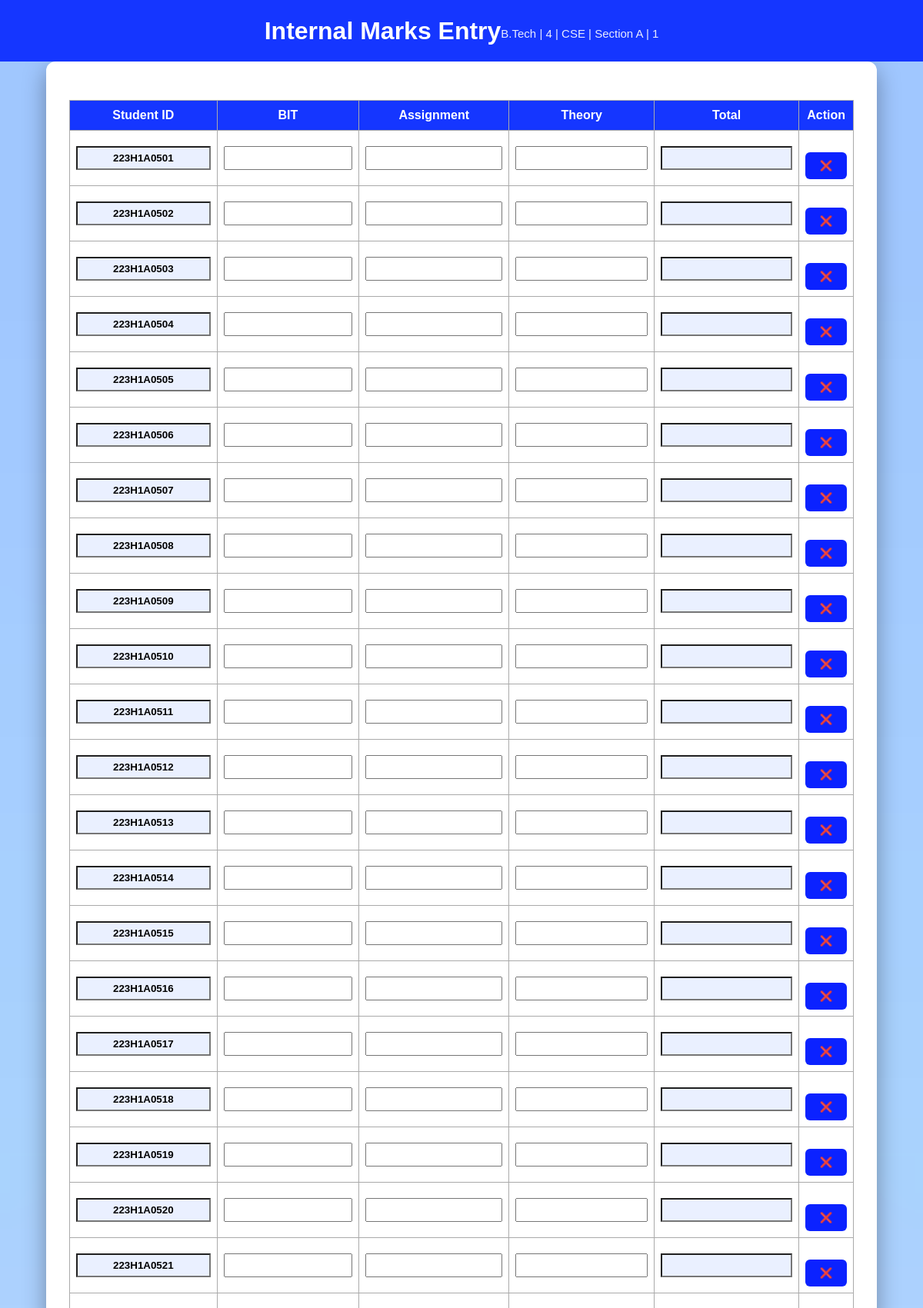
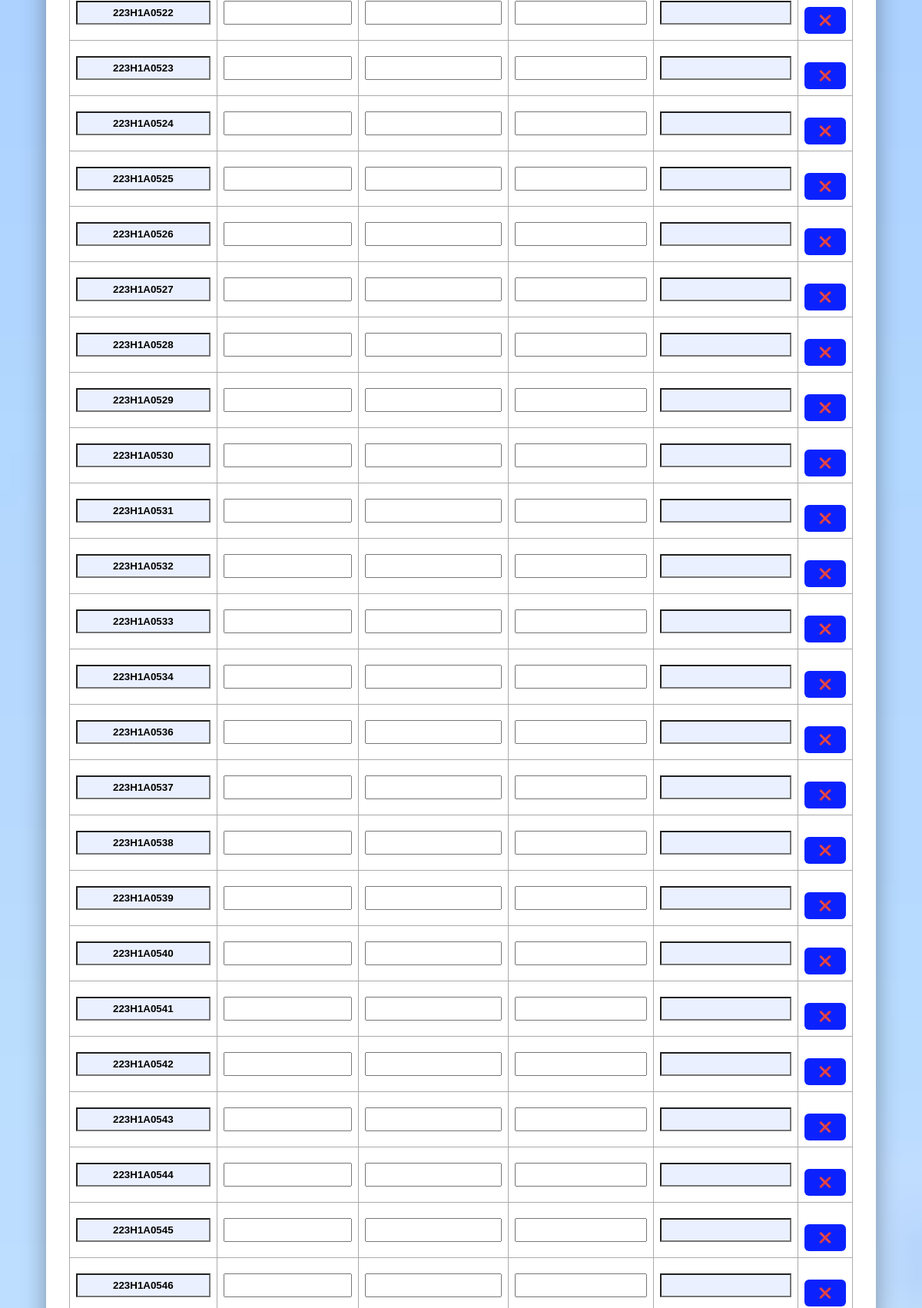
Page /internal_marks_entry/B.Tech/4/CSE/A/1 (upper part) on the committed database (2 pictures, top to bottom).
### tables this page shows
CREATE TABLE students (
            roll TEXT PRIMARY KEY,
            course TEXT NOT NULL,
            year TEXT NOT NULL,
            branch TEXT NOT NULL,
            section TEXT NOT NULL,
            fees_status TEXT DEFAULT 'NOT PAID'
        );

### app.py (the view)
@app.route("/internal_marks_entry/<course>/<year>/<branch>/<section>/<mid>")
def internal_marks_entry(course, year, branch, section, mid):
    conn = get_db()
    cur = conn.cursor()
    cur.execute("""
        SELECT roll FROM students
        WHERE course=? AND year=? AND branch=? AND section=?
        ORDER BY roll
    """, (course, year, branch, section))
    students = cur.fetchall()
    conn.close()
    return render_template(
        "internal_marks_entry.html",
        students=students,
        course=course,
        year=year,
        branch=branch,
        section=section,
        mid=mid
    )

### app.py (called while the page is built)
def get_db():
    conn = sqlite3.connect("campus.db")
    conn.row_factory = sqlite3.Row
    return conn

### templates/internal_marks_entry.html (shortened to what this page needs)
<!DOCTYPE html>
<html>
<head>
    <link rel="stylesheet" href="{{ url_for('static', filename='style.css') }}">
</head>
<body class="dashboard-bg">
<div class="header">
    <h1>Internal Marks Entry</h1>
    <p class="sub-header">
        {{ course }} | {{ year }} | {{ branch }} | Section {{ section }} | {{ mid }}
    </p>
</div>
<div class="center-container">
<div class="white-card large-card">
<form method="post" action="/save_internal_marks">
    <table class="marks-table">
        <thead>
            <tr>
                <th>Student ID</th>
                <th>BIT</th>
                <th>Assignment</th>
                <th>Theory</th>
                <th>Total</th>
                <th>Action</th>
            </tr>
        </thead>
<tbody id="marksBody">
{% if students %}
    {% for student in students %}
    <tr>
        <td><input type="text" name="roll[]" value="{{ student.roll }}" readonly></td>
        <td><input type="number" name="bit[]" oninput="calcTotal(this)" required></td>
        <td><input type="number" name="assignment[]" oninput="calcTotal(this)" required></td>
        <td><input type="number" name="theory[]" oninput="calcTotal(this)" required></td>
        <td><input type="number" name="total[]" readonly></td>
        <td><button type="button" onclick="deleteRow(this)">❌</button></td>
    </tr>
    {% endfor %}
{% else %}
    <tr>
        <td colspan="6">No students found for this class/section.</td>
    </tr>
{% endif %}
</tbody>
            </table>
</form>
</div>
</div>
</body>
</html>

### static/style.css (style rules this page uses)
* { margin: 0; padding: 0; box-sizing: border-box; font-family: Arial, Helvetica, sans-serif; }
body, .dashboard-bg { min-height: 100vh; background: url("../static/college_bg.jfif") no-repeat center center fixed; background-size: cover; }
.header, .header1, .header2 { height: 80px; background: #0b22ff; color: white; display: flex; align-items: center; justify-content: center; position: relative; }
.center-container { min-height: calc(100vh - 80px); display: flex; justify-content: center; align-items: center; }
.white-card { background: white; width: 450px; padding: 30px; border-radius: 12px; box-shadow: 0 10px 30px rgba(0,0,0,0.35); }
.white-card button { margin-top: 20px; width: 100%; padding: 10px; background: #0b22ff; color: white; border: none; border-radius: 6px; font-weight: bold; cursor: pointer; }
table { width: 100%; border-collapse: collapse; margin-top: 15px; }
th, td { border: 1px solid #ccc; padding: 8px; text-align: center; }
th { background: #f0f0f0; }
.marks-table { width: 100%; border-collapse: collapse; }
.marks-table th, .marks-table td { border: 1px solid #aaa; padding: 10px; text-align: center; }
.marks-table th { background: #0b22ff; color: white; }
.marks-table input { width: 80px; padding: 6px; }
.marks-table input[readonly] { background: #eaf0ff; font-weight: bold; }
.large-card { width: 90%; max-width: 1100px; }
.marks-table { width: 100%; border-collapse: collapse; margin-top: 20px; }
.marks-table th { background: #1536ff; color: white; padding: 10px; }
.marks-table td { padding: 8px; }
.marks-table input { width: 100%; padding: 6px; text-align: center; }
.header { background: #1536ff; color: white; padding: 20px 10px; text-align: center; }
.header h1 { margin: 0; font-size: 32px; font-weight: bold; }
.sub-header { margin-top: 6px; font-size: 15px; opacity: 0.9; }
table { width: 100%; border-collapse: collapse; margin-top: 20px; }
th, td { border: 1px solid #ddd; padding: 10px; text-align: center; }
th { background: #1536ff; color: white; }
button { margin-top: 20px; padding: 10px 25px; background: #1536ff; color: white; border: none; border-radius: 5px; cursor: pointer; }

### rows in the picture
students: roll "223H1A0501"
students: roll "223H1A0502"
students: roll "223H1A0503"
students: roll "223H1A0504"
students: roll "223H1A0505"
students: roll "223H1A0506"
students: roll "223H1A0507"
students: roll "223H1A0508"
students: roll "223H1A0509"
students: roll "223H1A0510"
students: roll "223H1A0511"
students: roll "223H1A0512"
students: roll "223H1A0513"
students: roll "223H1A0514"
students: roll "223H1A0515"
students: roll "223H1A0516"
students: roll "223H1A0517"
students: roll "223H1A0518"
students: roll "223H1A0519"
students: roll "223H1A0520"
students: roll "223H1A0521"
students: roll "223H1A0522"
students: roll "223H1A0523"
students: roll "223H1A0524"
students: roll "223H1A0525"
students: roll "223H1A0526"
students: roll "223H1A0527"
students: roll "223H1A0528"
students: roll "223H1A0529"
students: roll "223H1A0530"
students: roll "223H1A0531"
students: roll "223H1A0532"
students: roll "223H1A0533"
students: roll "223H1A0534"
students: roll "223H1A0536"
students: roll "223H1A0537"
students: roll "223H1A0538"
students: roll "223H1A0539"
students: roll "223H1A0540"
students: roll "223H1A0541"
students: roll "223H1A0542"
students: roll "223H1A0543"
students: roll "223H1A0544"
students: roll "223H1A0545"
students: roll "223H1A0546"

### other values in the picture
{{ course }} "B.Tech"
{{ year }} "4"
{{ branch }} "CSE"
{{ section }} "A"
{{ mid }} "1"
